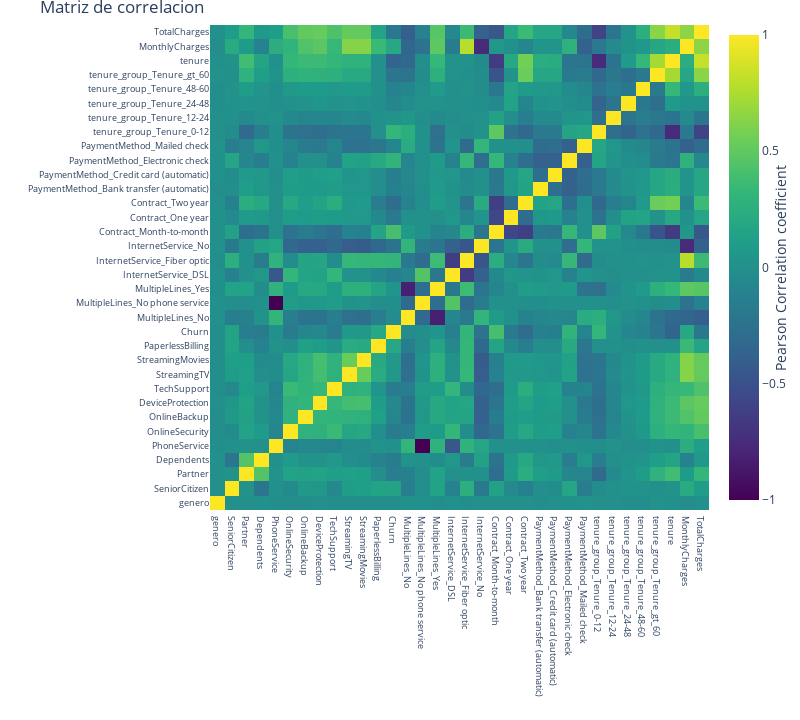

Here is the notebook cell this chart was saved with:
### Code cell
###MATRIZ DE CORRELACION
#correlation
correlation = telec.corr()
#tick labels
matrix_cols = correlation.columns.tolist()
#convert to array
corr_array  = np.array(correlation)

#Plotting
trace = go.Heatmap(z = corr_array,
                   x = matrix_cols,
                   y = matrix_cols,
                   colorscale = "Viridis",
                   colorbar   = dict(title = "Pearson Correlation coefficient",
                                     titleside = "right"
                                    ) ,
                  )

layout = go.Layout(dict(title = "Matriz de correlacion",
                        autosize = False,
                        height  = 720,
                        width   = 800,
                        margin  = dict(r = 0 ,l = 210,
                                       t = 25,b = 210,
                                      ),
                        yaxis   = dict(tickfont = dict(size = 9)),
                        xaxis   = dict(tickfont = dict(size = 9))
                       )
                  )

data = [trace]
fig = go.Figure(data=data,layout=layout)
py.iplot(fig)

### Figure 1 — Plotly figure (JSON) as saved in the notebook; plotly's stock layout.template omitted (floating-point values rounded to 4 significant figures; data arrays with more than 128 entries replaced by an {"elided": "..."} marker saying what was removed)
{"data": [{"colorbar": {"title": {"side": "right", "text": "Pearson Correlation coefficient"}}, "colorscale": [[0, "#440154"], [0.1111, "#482878"], [0.2222, "#3e4989"], [0.3333, "#31688e"], [0.4444, "#26828e"], [0.5556, "#1f9e89"], [0.6667, "#35b779"], [0.7778, "#6ece58"], [0.8889, "#b5de2b"], [1, "#fde725"]], "type": "heatmap", "x": ["genero", "SeniorCitizen", "Partner", "Dependents", "PhoneService", "OnlineSecurity", "OnlineBackup", "DeviceProtection", "TechSupport", "StreamingTV", "StreamingMovies", "PaperlessBilling", "Churn", "MultipleLines_No", "MultipleLines_No phone service", "MultipleLines_Yes", "InternetService_DSL", "InternetService_Fiber optic", "InternetService_No", "Contract_Month-to-month", "Contract_One year", "Contract_Two year", "PaymentMethod_Bank transfer (automatic)", "PaymentMethod_Credit card (automatic)", "PaymentMethod_Electronic check", "PaymentMethod_Mailed check", "tenure_group_Tenure_0-12", "tenure_group_Tenure_12-24", "tenure_group_Tenure_24-48", "tenure_group_Tenure_48-60", "tenure_group_Tenure_gt_60", "tenure", "MonthlyCharges", "TotalCharges"], "y": ["genero", "SeniorCitizen", "Partner", "Dependents", "PhoneService", "OnlineSecurity", "OnlineBackup", "DeviceProtection", "TechSupport", "StreamingTV", "StreamingMovies", "PaperlessBilling", "Churn", "MultipleLines_No", "MultipleLines_No phone service", "MultipleLines_Yes", "InternetService_DSL", "InternetService_Fiber optic", "InternetService_No", "Contract_Month-to-month", "Contract_One year", "Contract_Two year", "PaymentMethod_Bank transfer (automatic)", "PaymentMethod_Credit card (automatic)", "PaymentMethod_Electronic check", "PaymentMethod_Mailed check", "tenure_group_Tenure_0-12", "tenure_group_Tenure_12-24", "tenure_group_Tenure_24-48", "tenure_group_Tenure_48-60", "tenure_group_Tenure_gt_60", "tenure", "MonthlyCharges", "TotalCharges"], "z": {"elided": "34x34 float values"}}], "layout": {"autosize": false, "height": 720, "margin": {"b": 210, "l": 210, "r": 0, "t": 25}, "title": {"text": "Matriz de correlacion"}, "width": 800, "xaxis": {"tickfont": {"size": 9}}, "yaxis": {"tickfont": {"size": 9}}}}
